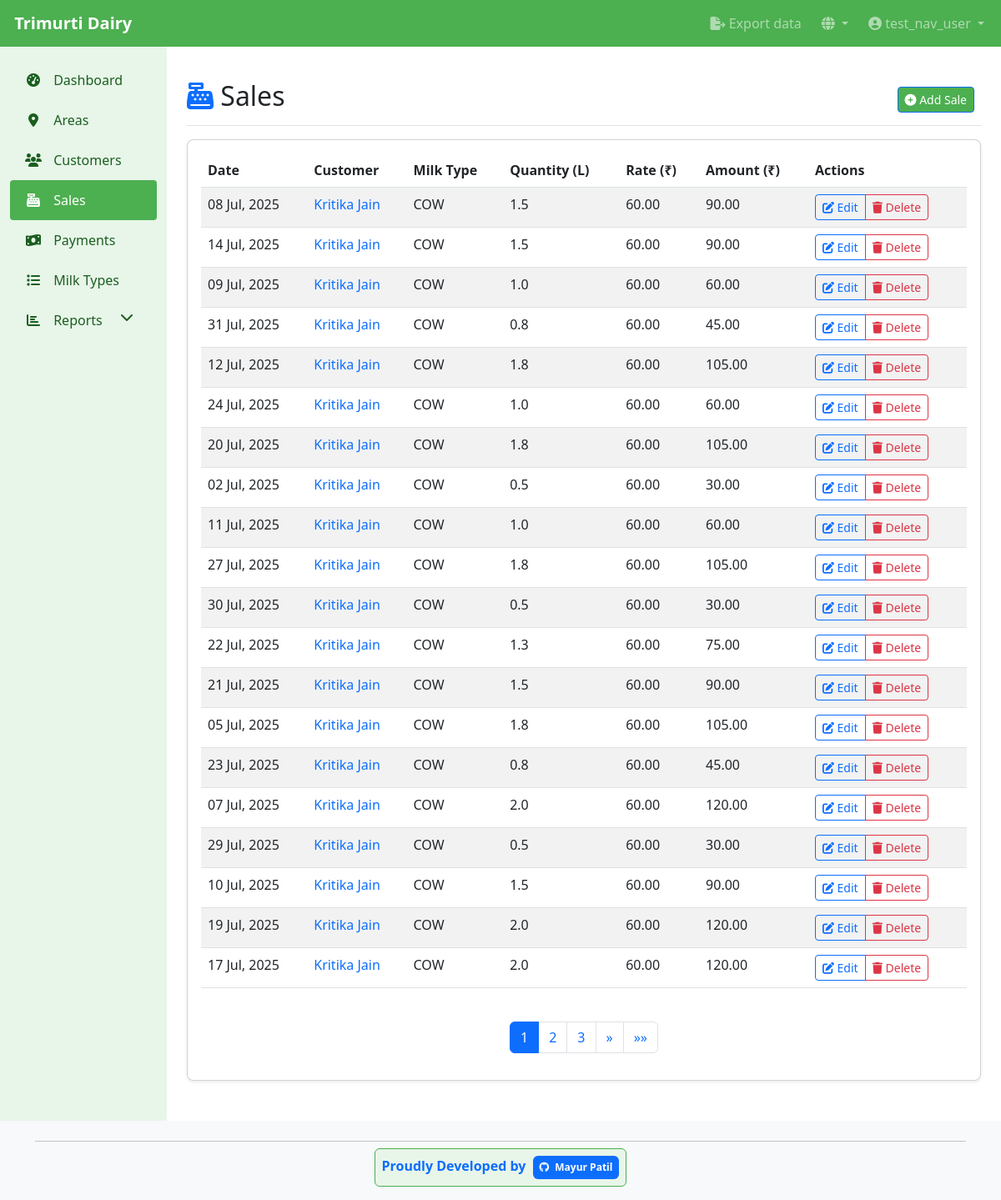
The page /en/dairy/sales/ (signed in) on the database its author committed.
### dairy_app/models.py (models this page shows, shortened)
class Sale(models.Model):
    user = models.ForeignKey(User, on_delete=models.CASCADE, related_name='sales')
    customer = models.ForeignKey(Customer, on_delete=models.CASCADE, related_name='sales')
    milk_type = models.ForeignKey(MilkType, on_delete=models.CASCADE, related_name='sales')
    date = models.DateField(default=timezone.now)
    quantity = models.DecimalField(max_digits=10, decimal_places=2, help_text='Quantity in liters')
    rate = models.DecimalField(max_digits=10, decimal_places=2, help_text='Rate in Rs per liter')
    notes = models.TextField(blank=True, null=True)
    created_at = models.DateTimeField(auto_now_add=True)
    updated_at = models.DateTimeField(auto_now=True)
    class Meta:
        ordering = ['-date', 'customer__name']
    def total_amount(self):
        return self.quantity * self.rate

class Customer(models.Model):
    user = models.ForeignKey(User, on_delete=models.CASCADE, related_name='customers')
    name = models.CharField(max_length=200)
    address = models.TextField(blank=True, null=True)
    phone = models.CharField(max_length=20, blank=True, null=True)
    milk_types = models.ManyToManyField(MilkType, related_name='customers')
    area = models.ForeignKey(Area, on_delete=models.SET_NULL, null=True, blank=True, related_name='customers')
    date_joined = models.DateTimeField(auto_now_add=True)
    class Meta:
        ordering = ['name']

class MilkType(models.Model):
    name = models.CharField(max_length=100)
    rate_per_liter = models.DecimalField(max_digits=10, decimal_places=2, help_text=_('Rate in Rs per liter'))
    class Meta:
        ordering = ['name']

### dairy_app/views.py (the view)
# urls.py: path('sales/', views.SaleListView.as_view(), name='sale_list'),
class SaleListView(LoginRequiredMixin, ListView):
    model = Sale
    template_name = 'dairy_app/sale_list.html'
    context_object_name = 'sales'
    paginate_by = 20
    def get_queryset(self):
        return Sale.objects.all().order_by('-created_at')

### dairy_app/templates/dairy_app/sale_list.html (shortened to what this page needs)
{% extends 'base.html' %}
{% load i18n %}
{% block content %}
<div class="d-flex justify-content-between flex-wrap flex-md-nowrap align-items-center pt-3 pb-2 mb-3 border-bottom">
    <h1 class="h2"><i class="fas fa-cash-register text-primary"></i> {% trans "Sales" %}</h1>
    <div class="btn-toolbar mb-2 mb-md-0">
        <div class="btn-group me-2">
            <a href="{% url 'sale_add' %}" class="btn btn-sm btn-primary">
                <i class="fas fa-plus-circle"></i> {% trans "Add Sale" %}
            </a>
        </div>
    </div>
</div>
<div class="card">
    <div class="card-body">
        {% if sales %}
        <div class="table-responsive">
            <table class="table table-striped table-hover">
                <thead>
                    <tr>
                        <th>{% trans "Date" %}</th>
                        <th>{% trans "Customer" %}</th>
                        <th>{% trans "Milk Type" %}</th>
                        <th>{% trans "Quantity" %} (L)</th>
                        <th>{% trans "Rate" %} (₹)</th>
                        <th>{% trans "Amount" %} (₹)</th>
                        <th>{% trans "Actions" %}</th>
                    </tr>
                </thead>
                <tbody>
                    {% for sale in sales %}
                    <tr>
                        <td>{{ sale.date|date:"d M, Y" }}</td>
                        <td>
                            <a href="{% url 'customer_detail' sale.customer.id %}" class="text-decoration-none">
                                {{ sale.customer.name }}
                            </a>
                        </td>
                        <td>{{ sale.milk_type.name }}</td>
                        <td>{{ sale.quantity|floatformat:1 }}</td>
                        <td>{{ sale.rate|floatformat:2 }}</td>
                        <td>{{ sale.total_amount|floatformat:2 }}</td>
                        <td>
                            <div class="btn-group btn-group-sm">
                                <a href="{% url 'sale_edit' sale.id %}" class="btn btn-outline-primary">
                                    <i class="fas fa-edit"></i> {% trans "Edit" %}
                                </a>
                                <a href="{% url 'sale_delete' sale.id %}" class="btn btn-outline-danger">
                                    <i class="fas fa-trash"></i> {% trans "Delete" %}
                                </a>
                            </div>
                        </td>
                    </tr>
                    {% endfor %}
                </tbody>
            </table>
        </div>
        {% if is_paginated %}
        <nav aria-label="Page navigation" class="mt-4">
            <ul class="pagination justify-content-center">
                {% for num in page_obj.paginator.page_range %}
                    {% if page_obj.number == num %}
                    <li class="page-item active">
                        <span class="page-link">{{ num }} <span class="sr-only">({% trans "current" %})</span></span>
                    </li>
                    {% elif num > page_obj.number|add:'-3' and num < page_obj.number|add:'3' %}
                    <li class="page-item"><a class="page-link" href="?page={{ num }}">{{ num }}</a></li>
                    {% endif %}
                {% endfor %}
                {% if page_obj.has_next %}
                <li class="page-item">
                    <a class="page-link" href="?page={{ page_obj.next_page_number }}" aria-label="Next">
                        <span aria-hidden="true">&raquo;</span>
                    </a>
                </li>
                <li class="page-item">
                    <a class="page-link" href="?page={{ page_obj.paginator.num_pages }}" aria-label="Last">
                        <span aria-hidden="true">&raquo;&raquo;</span>
                    </a>
                </li>
                {% endif %}
            </ul>
        </nav>
        {% endif %}
        {% endif %}
    </div>
</div>
{% endblock %}

### templates/base.html (shortened to what this page needs)
<!DOCTYPE html>
<html lang="{% if LANGUAGE_CODE %}{{ LANGUAGE_CODE }}{% else %}en{% endif %}">
<head>
    {% load i18n %}
    <link href="https://cdn.jsdelivr.net/npm/bootstrap@5.3.0/dist/css/bootstrap.min.css" rel="stylesheet">
    <link href="https://cdnjs.cloudflare.com/ajax/libs/font-awesome/6.4.0/css/all.min.css" rel="stylesheet">
</head>
<body>
    <nav class="navbar navbar-expand-lg navbar-dark fixed-top">
        <div class="container-fluid">
            <a class="navbar-brand" href="{% url 'dashboard' %}">
                 {% trans "Trimurti Dairy" %}
            </a>
            <div class="collapse navbar-collapse" id="navbarNav">
                <ul class="navbar-nav">
                    {% if user.is_authenticated %}
                    <li class="nav-item me-2">
                        <a class="nav-link {% if request.resolver_match.url_name == 'customer_export' %}active{% endif %}" href="{% url 'customer_export' %}">
                            <i class="fas fa-file-export"></i> {% trans "Export data" %}
                        </a>
                    </li>
                    <li class="nav-item dropdown me-2">
                        <a class="nav-link dropdown-toggle" href="#" id="languageDropdown" role="button" data-bs-toggle="dropdown" aria-expanded="false">
                            <i class="fas fa-globe"></i>
                        </a>
                            {% load i18n %}
                            {% get_current_language as LANGUAGE_CODE %}
                            {% get_available_languages as LANGUAGES %}
                            {% get_language_info_list for LANGUAGES as languages %}
                    </li>
                    <li class="nav-item dropdown">
                        <a class="nav-link dropdown-toggle" href="#" id="navbarDropdown" role="button" data-bs-toggle="dropdown" aria-expanded="false">
                            <i class="fas fa-user-circle"></i> {{ user.username }}
                        </a>
                    </li>
                    {% else %}
                    <li class="nav-item">
                        <a class="nav-link" href="{% url 'login' %}">{% trans "Login" %}</a>
                    </li>
                    {% endif %}
                </ul>
            </div>
        </div>
    </nav>
    <div class="container-fluid">
        <div class="row">
            {% if user.is_authenticated %}
            <div class="col-md-3 col-lg-2 d-md-block sidebar collapse">
                <div class="position-sticky pt-3">
                    <ul class="nav flex-column">
                        <li class="nav-item">
                            <a class="nav-link {% if request.resolver_match.url_name == 'dashboard' %}active{% endif %}" href="{% url 'dashboard' %}">
                                <i class="fas fa-tachometer-alt"></i> {% trans "Dashboard" %}
                            </a>
                        </li>
                        <li class="nav-item">
                            <a class="nav-link {% if 'area' in request.resolver_match.url_name %}active{% endif %}" href="{% url 'area_list' %}">
                                <i class="fas fa-map-marker-alt"></i> {% trans "Areas" %}
                            </a>
                        </li>
                        <li class="nav-item">
                            <a class="nav-link {% if 'customer' in request.resolver_match.url_name %}active{% endif %}" href="{% url 'customer_list' %}">
                                <i class="fas fa-users"></i> {% trans "Customers" %}
                            </a>
                        </li>
                        <li class="nav-item">
                            <a class="nav-link {% if 'sale' in request.resolver_match.url_name %}active{% endif %}" href="{% url 'sale_list' %}">
                                <i class="fas fa-cash-register fa-fw"></i> {% trans "Sales" %}
                            </a>
                        </li>
                        <li class="nav-item">
                            <a class="nav-link {% if 'payment' in request.resolver_match.url_name %}active{% endif %}" href="{% url 'payment_list' %}">
                                <i class="fas fa-money-bill-wave fa-fw"></i> {% trans "Payments" %}
                            </a>
                        </li>
                        <li class="nav-item">
                            <a class="nav-link {% if 'milk_type' in request.resolver_match.url_name %}active{% endif %}" href="{% url 'milk_type_list' %}">
                                <i class="fas fa-list"></i> {% trans "Milk Types" %}
                            </a>
                        </li>
                        <li class="nav-item">
                            <a class="nav-link" href="#" data-bs-toggle="collapse" data-bs-target="#reportsCollapse" aria-expanded="false">
                                <i class="fas fa-chart-bar"></i> {% trans "Reports" %} <i class="fas fa-chevron-down float-end"></i>
                            </a>
                        </li>
                    </ul>
                </div>
            </div>
            {% endif %}
            <main class="{% if user.is_authenticated %}col-md-9 ms-sm-auto col-lg-10 px-md-4{% else %}col-12{% endif %} main-content">
                {% block content %}{% endblock %}
            </main>
        </div>
    </div>
    <footer class="footer mt-auto py-3 bg-light">
        <div class="container">
            <div class="row">
                <div class="col-12 text-center">
                    <hr class="my-2">
                    <div class="developer-credit p-2 d-inline-block rounded" style="background-color: var(--light-color); border: 1px solid var(--primary-color);">
                        <strong class="text-primary">{% trans "Proudly Developed by" %}</strong>
                        <a href="https://github.com/mayur5204" target="_blank" class="text-decoration-none ms-1">
                            <span class="badge bg-primary p-2">
                                <i class="fab fa-github me-1"></i> Mayur Patil
                            </span>
                        </a>
                    </div>
                </div>
            </div>
        </div>
    </footer>
</body>
</html>

### templates/base.html (style rules this page uses)
:root { --primary-color: #4CAF50; --accent-color: #FFC107; --light-color: #E8F5E9; --dark-color: #1B5E20; }
body { padding-top: 56px; min-height: 100vh; display: flex; flex-direction: column; padding-bottom: 60px; }
.navbar { background-color: var(--primary-color); }
.navbar-brand { font-weight: bold; }
.sidebar { background-color: var(--light-color); min-height: calc(100vh - 56px); }
.sidebar .nav-link { color: var(--dark-color); padding: 0.75rem 1rem; border-radius: 0.25rem; }
.sidebar .nav-link.active { background-color: var(--primary-color); color: white; }
.sidebar .nav-link i { margin-right: 0.5rem; width: 24px; text-align: center; }
.card { margin-bottom: 1.5rem; border-radius: 0.5rem; box-shadow: 0 0.125rem 0.25rem rgba(0, 0, 0, 0.075); }
.btn-primary { background-color: var(--primary-color); border-color: var (--primary-color); }
.main-content { flex: 1; padding: 1.5rem; }
footer { background-color: var(--light-color); padding: 1rem 0; margin-top: auto; }
@media (min-width: 992px) { body { padding-bottom: 0; } }

### rows shown on the page
Sale: date "08 Jul, 2025", customer.name "Kritika Jain", milk_type.name "COW", quantity "1.5", rate "60.00", total_amount "90.00"
Sale: date "14 Jul, 2025", customer.name "Kritika Jain", milk_type.name "COW", quantity "1.5", rate "60.00", total_amount "90.00"
Sale: date "09 Jul, 2025", customer.name "Kritika Jain", milk_type.name "COW", quantity "1.0", rate "60.00", total_amount "60.00"
Sale: date "31 Jul, 2025", customer.name "Kritika Jain", milk_type.name "COW", quantity "0.8", rate "60.00", total_amount "45.00"
Sale: date "12 Jul, 2025", customer.name "Kritika Jain", milk_type.name "COW", quantity "1.8", rate "60.00", total_amount "105.00"
Sale: date "24 Jul, 2025", customer.name "Kritika Jain", milk_type.name "COW", quantity "1.0", rate "60.00", total_amount "60.00"
Sale: date "20 Jul, 2025", customer.name "Kritika Jain", milk_type.name "COW", quantity "1.8", rate "60.00", total_amount "105.00"
Sale: date "02 Jul, 2025", customer.name "Kritika Jain", milk_type.name "COW", quantity "0.5", rate "60.00", total_amount "30.00"
Sale: date "11 Jul, 2025", customer.name "Kritika Jain", milk_type.name "COW", quantity "1.0", rate "60.00", total_amount "60.00"
Sale: date "27 Jul, 2025", customer.name "Kritika Jain", milk_type.name "COW", quantity "1.8", rate "60.00", total_amount "105.00"
Sale: date "30 Jul, 2025", customer.name "Kritika Jain", milk_type.name "COW", quantity "0.5", rate "60.00", total_amount "30.00"
Sale: date "22 Jul, 2025", customer.name "Kritika Jain", milk_type.name "COW", quantity "1.3", rate "60.00", total_amount "75.00"
Sale: date "21 Jul, 2025", customer.name "Kritika Jain", milk_type.name "COW", quantity "1.5", rate "60.00", total_amount "90.00"
Sale: date "05 Jul, 2025", customer.name "Kritika Jain", milk_type.name "COW", quantity "1.8", rate "60.00", total_amount "105.00"
Sale: date "23 Jul, 2025", customer.name "Kritika Jain", milk_type.name "COW", quantity "0.8", rate "60.00", total_amount "45.00"
Sale: date "07 Jul, 2025", customer.name "Kritika Jain", milk_type.name "COW", quantity "2.0", rate "60.00", total_amount "120.00"
Sale: date "29 Jul, 2025", customer.name "Kritika Jain", milk_type.name "COW", quantity "0.5", rate "60.00", total_amount "30.00"
Sale: date "10 Jul, 2025", customer.name "Kritika Jain", milk_type.name "COW", quantity "1.5", rate "60.00", total_amount "90.00"
Sale: date "19 Jul, 2025", customer.name "Kritika Jain", milk_type.name "COW", quantity "2.0", rate "60.00", total_amount "120.00"
Sale: date "17 Jul, 2025", customer.name "Kritika Jain", milk_type.name "COW", quantity "2.0", rate "60.00", total_amount "120.00"

### other values the page prints
{{ user.username }} "test_nav_user"
{{ num }} "1"
{{ num }} "2" "3"
